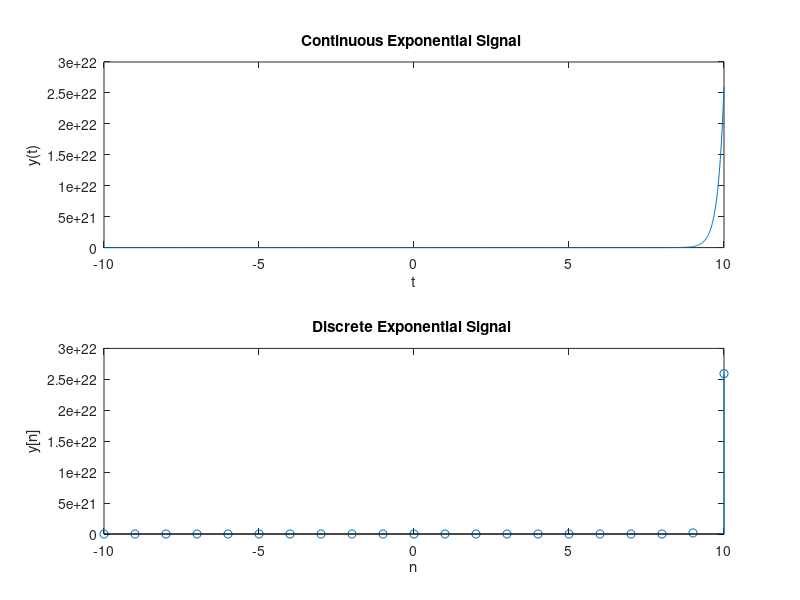

MATLAB code to generate this figure:
t=-10:0.01:10
n=-10:10
c = input('Enter the value of c: ')
a= input('Enter the value of a: ')
y=c*exp(a*t)
z=c*exp(a*n)
subplot(2,1,1)
plot(t,y)
xlabel('t')
ylabel('y(t)')
title('Continuous Exponential Signal ')
subplot(2,1,2)
stem(n,z)
xlabel('n')
ylabel('y[n]')
title('Discrete Exponential Signal ')